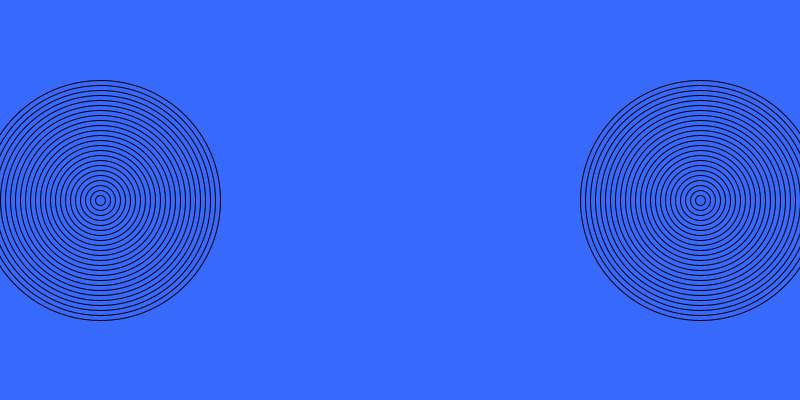
Frame 1 (no input)
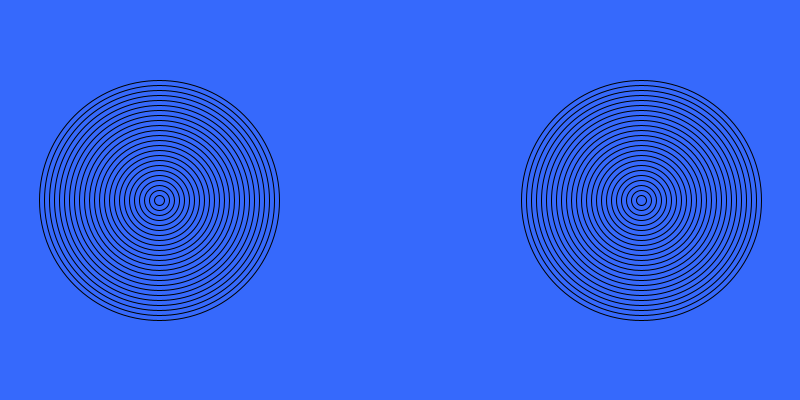
Frame 60 (the mouse pressed at the canvas centre just before this capture)
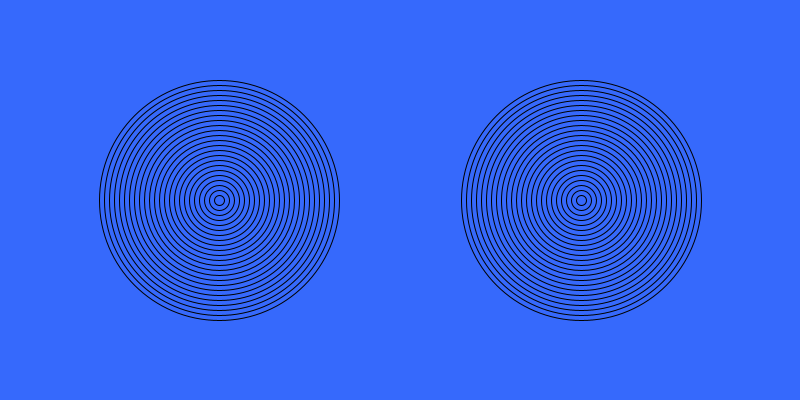
Frame 120 (the mouse held since frame 60 and released just before this capture)

The Processing sketch that drew these frames (run headless with seeded random() and noise(); from frame 60 on, the mouse is pressed at the canvas centre):

// Processing sketch: amazing_rings
// ── amazing_rings.pde

  /*** Go to the recipe to run the demonstration before starting this program ***/

void setup() {
  /* Set the size of your sketch to be a rectangle like in the recipe demonstration */
  size(800,400);
  noFill();
  /* Call the noFill() command so all the ellipses will be transparent */
}
int x2 = 700;
int x = 100;
int y = 200;
int speed = 1;
void draw() {
  background(#3669FC);
     for(int i=0; i<25; i++){
       ellipse(x, y, i*10, i*10);
       
       
     }
     x+=speed;
     for(int i=0; i<25; i++){
       ellipse(x2, y, i*10, i*10);
       
       
     }
     x2-=speed;
     
        /* Use a for loop to make the first set of rings that will start in the left half of the window
        (you can use the code from your Bullseye program).*/          
    
        
        /*Make this set of rings move across the sketch to the right 
        Hint: make two variables, one for x and another for the speed. 
        Then increase x by the amount in speed */
 
        
        /*When the rings reach the right side of the sketch, reverse the direction so they move
        Hint: speed = -speed */
        if(x>=width){
          speed = -speed;
        }
        if(x<=0){
          speed = -speed;
        }
        
        
        /*When the rings reach the left side of the sketch, reverse the direction again */
        
         
 //CHALLENGE - to finish the Amazing Rings 
 
        /*Add another for loop to draw the second set of rings that will start in the right half of the window */
        
        
        /*Make this set of rings move in the opposite direction to the other rings 
        These rings must also "bounce" off the sides of the window.*/
        
}
